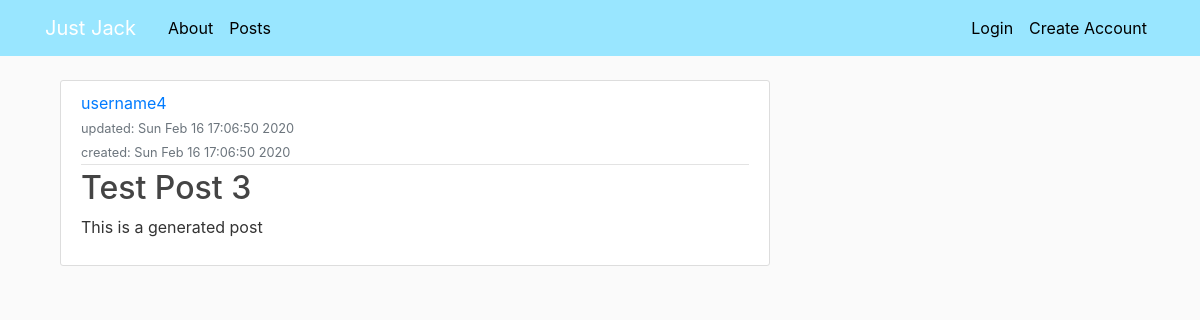
The app's page /posts/12, older data.
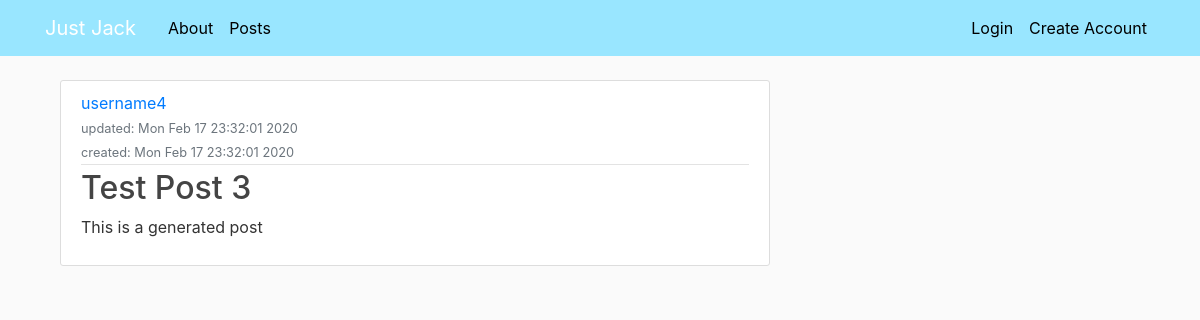
The same page, newer data.
### blogsite/models.py (models this page shows)
class Post(db.Model):
    id = db.Column(db.Integer, primary_key=True)
    user_id = db.Column(db.Integer, db.ForeignKey('user.id'), nullable=False)
    title = db.Column(db.String(32), nullable=False)
    body = db.Column(db.String(256), nullable=False)
    create_time = db.Column(db.DateTime, default=datetime.utcnow, nullable=False)
    update_time = db.Column(db.DateTime, default=datetime.utcnow, onupdate=datetime.utcnow, nullable=False)

class User(db.Model):
    id = db.Column(db.Integer, primary_key=True)
    username = db.Column(db.String(64), unique=True, nullable=False)
    password = db.Column(db.String(128), nullable=False)
    posts = db.relationship('Post', backref='author')
    def __repr__(self):
        return self.username

### blogsite/routes.py (the view)
@app.route('/posts')
@app.route('/posts/<view_argument>')
def posts(view_argument=None):
    all_posts = []
    if view_argument:
        if view_argument.isdigit():  # if argument is digit e.g. /post/2 (digit means post id)
            all_posts = db.session.query(models.Post).filter_by(id=view_argument)
        else:  # argument is not digit e.g. /post/_2 (not digit means account username)
            user = db.session.query(models.User).filter_by(username=view_argument).first()
            if user:
                all_posts = db.session.query(models.Post).filter_by(
                    user_id=user.id
                ).order_by(models.Post.update_time.desc())
    else:
        all_posts = db.session.query(models.Post).order_by(models.Post.update_time.desc())
    return render_template('posts.html', posts=all_posts, title='Posts')

### blogsite/templates/posts.html (shortened to what this page needs)
{% extends "base.html" %}
{% block content %}
    {% for post in posts %}
        <article class="media content-section">
            <div class="media-body">
                <div class="article-metadata">
                    <a class="mr-2" href="{{ url_for('posts', view_argument=post.author) }}">{{ post.author }}</a>
                    <br>
                    <small class="text-muted">updated: {{ post.update_time.ctime() }}</small>
                    <br>
                    <small class="text-muted">created: {{ post.create_time.ctime() }}</small>
                </div>
                <h2><a class="article-title" href="{{ url_for('posts', view_argument=post.id) }}">{{ post.title }}</a></h2>
                <p class="article-content">{{ post.body }}</p>
            </div>
        </article>
    {% endfor %}
{% endblock content %}

### blogsite/templates/base.html (shortened to what this page needs)
<!DOCTYPE html>
<html>
<head>
    <link rel="stylesheet" href="https://stackpath.bootstrapcdn.com/bootstrap/4.3.1/css/bootstrap.min.css">
    <link rel="stylesheet" type="text/css" href="{{ url_for('static', filename='main.css') }}">
</head>
<body>
    <header class="site-header">
        <nav class="navbar navbar-expand-md navbar-dark bg-steel fixed-top">
            <div class="container">
                <a class="navbar-brand mr-4" href="{{ url_for('about') }}">Just Jack</a>
                <div class="collapse navbar-collapse" id="navbarToggle">
                    <div class="navbar-nav mr-auto">
                        <a class="nav-item nav-link" href="{{ url_for('about') }}">About</a>
                        <a class="nav-item nav-link" href="{{ url_for('posts') }}">Posts</a>
                    </div>
                    <div class="navbar-nav ml-auto">
                        {% if session['user_id'] %}
                            {% if session['user_username'] %}
                                <a class="nav-item nav-link" href="{{ url_for('posts', view_argument=session['user_username']) }}">{{ session['user_username'] }}</a>
                            {% endif %}
                            <a class="nav-item nav-link" href="{{ url_for('logout') }}">Logout</a>
                        {% else %}
                            <a class="nav-item nav-link" href="{{ url_for('login') }}">Login</a>
                            <a class="nav-item nav-link" href="{{ url_for('create_account') }}">Create Account</a>
                        {% endif %}
                    </div>
                </div>
            </div>
        </nav>
    </header>
    <div class="container">
    <main role="main" class="container">
        <div class="row">
            <div class="col-md-8">
                {% block content %}{% endblock %}
            </div>
        </div>
    </main>
</body>
</html>

### blogsite/static/main.css (style rules this page uses)
body { background: #fafafa; color: #333333; margin-top: 5rem; }
h1, h2, h3, h4, h5, h6 { color: #444444; }
.bg-steel { background-color: #99e6ff; }
.site-header .navbar-nav .nav-link { color: black !important; }
.content-section { background: #ffffff; padding: 10px 20px; border: 1px solid #dddddd; border-radius: 3px; margin-bottom: 20px; }
.article-title { color: #444444; }
.article-content { white-space: pre-line; }
.article-metadata { padding-bottom: 1px; margin-bottom: 4px; border-bottom: 1px solid #e3e3e3 }

Row changes from the older to the newer data that the page shows:
changed Post "Test Post 3": update_time.ctime "Sun Feb 16 17:06:50 2020" → "Mon Feb 17 23:32:01 2020"; create_time.ctime "Sun Feb 16 17:06:50 2020" → "Mon Feb 17 23:32:01 2020"
